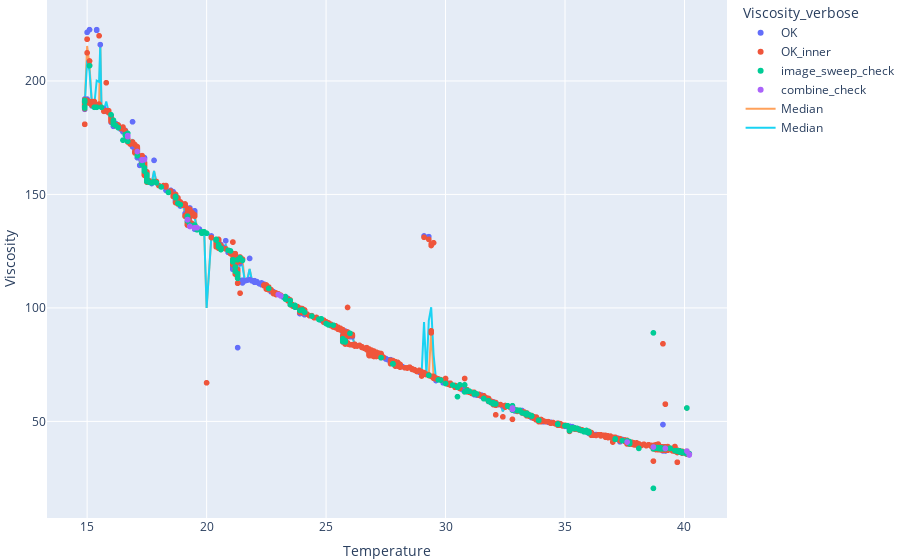

The cell this chart's notebook holds for it:
### Markdown cell above
## Temterature plots

### Code cell
fig = go.Figure()
fig = px.scatter(
    dfs,
    x="Temperature",
    y="Viscosity",
    color='Viscosity_verbose',
)

fig.add_traces([
    go.Scatter(name='Median',
               x=dfs_median.index,
               y=dfs_median['Viscosity'],
               mode='lines'),
    go.Scatter(name='Median',
               x=dfs_mean.index,
               y=dfs_mean['Viscosity'],
               mode='lines'),
])
fig.update_layout(
    # xaxis=dict(range=(12, 40.5)),
                #   yaxis=dict(range=(0, 100)),
                  margin=dict(l=0, r=0, b=0, t=0, pad=0))
fig.show()

### Figure 1 — Plotly figure (JSON) as saved in the notebook; plotly's stock layout.template omitted (floating-point values rounded to 4 significant figures; data arrays with more than 128 entries replaced by an {"elided": "..."} marker saying what was removed)
{"data": [{"hovertemplate": "Viscosity_verbose=OK<br>Temperature=%{x}<br>Viscosity=%{y}<extra></extra>", "legendgroup": "OK", "marker": {"color": "#636efa", "symbol": "circle"}, "mode": "markers", "name": "OK", "showlegend": true, "type": "scattergl", "x": {"elided": "1054 float values"}, "xaxis": "x", "y": {"elided": "1054 float values"}, "yaxis": "y"}, {"hovertemplate": "Viscosity_verbose=OK_inner<br>Temperature=%{x}<br>Viscosity=%{y}<extra></extra>", "legendgroup": "OK_inner", "marker": {"color": "#EF553B", "symbol": "circle"}, "mode": "markers", "name": "OK_inner", "showlegend": true, "type": "scattergl", "x": {"elided": "3023 float values"}, "xaxis": "x", "y": {"elided": "3023 float values"}, "yaxis": "y"}, {"hovertemplate": "Viscosity_verbose=image_sweep_check<br>Temperature=%{x}<br>Viscosity=%{y}<extra></extra>", "legendgroup": "image_sweep_check", "marker": {"color": "#00cc96", "symbol": "circle"}, "mode": "markers", "name": "image_sweep_check", "showlegend": true, "type": "scattergl", "x": {"elided": "421 float values"}, "xaxis": "x", "y": {"elided": "421 float values"}, "yaxis": "y"}, {"hovertemplate": "Viscosity_verbose=combine_check<br>Temperature=%{x}<br>Viscosity=%{y}<extra></extra>", "legendgroup": "combine_check", "marker": {"color": "#ab63fa", "symbol": "circle"}, "mode": "markers", "name": "combine_check", "showlegend": true, "type": "scattergl", "x": [16.7, 16.7, 16.7, 16.7, 17.1, 17.4, 17.3, 17.3, 17.3, 17.3, 19.2, 19.2, 19.2, 19.2, 19.2, 19.3, 19.3, 19.5, 19.6, 19.6, 23, 23.1, 32.8, 32.8, 32.8, 32.8, 32.8, 37.6, 39.2, 38.7, 40.1, 40.2, 40.2, 40.2], "xaxis": "x", "y": [175.9, 175.9, 175.5, 175.5, 168.9, 165.3, 165.3, 165.3, 165, 165.3, 138.9, 138.9, 138.9, 138.9, 138.9, 135.9, 135.9, 135.3, 135.3, 135.3, 105.9, 105.3, 55.5, 55.5, 55.9, 55.3, 55.5, 40.9, 38.1, 38.7, 36.9, 35.2, 35.5, 35.5], "yaxis": "y"}, {"mode": "lines", "name": "Median", "type": "scatter", "x": {"elided": "255 float values"}, "y": {"elided": "255 float values"}}, {"mode": "lines", "name": "Median", "type": "scatter", "x": {"elided": "255 float values"}, "y": {"elided": "255 float values"}}], "layout": {"legend": {"title": {"text": "Viscosity_verbose"}, "tracegroupgap": 0}, "margin": {"b": 0, "l": 0, "pad": 0, "r": 0, "t": 0}, "xaxis": {"anchor": "y", "domain": [0, 1], "title": {"text": "Temperature"}}, "yaxis": {"anchor": "x", "domain": [0, 1], "title": {"text": "Viscosity"}}}}
